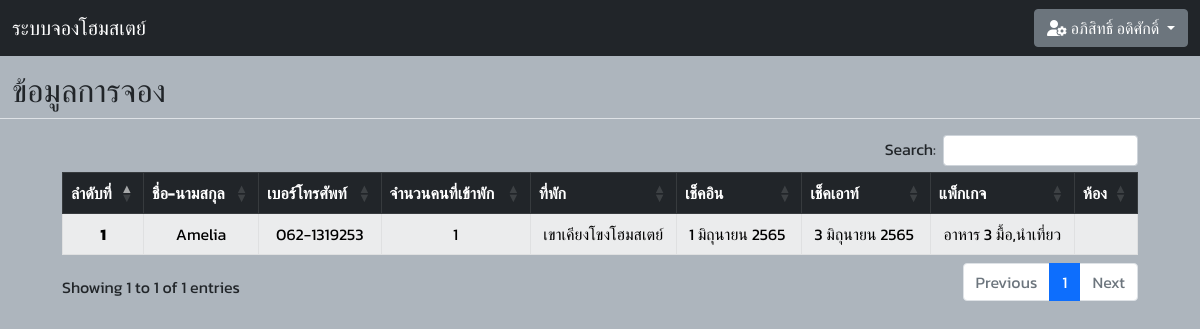
The app's page / (signed in) with its own data.
### tables this page shows
CREATE TABLE `tb_booking` (
  `b_id` int(10) NOT NULL COMMENT 'ไอดีผู้จอง',
  `status` enum('ชำระแล้ว','ยังไม่ชำระ','ยกเลิก') NOT NULL DEFAULT 'ยังไม่ชำระ' COMMENT 'สถานะ',
  `note` varchar(200) NOT NULL COMMENT 'หมายเหตุ',
  `name` varchar(50) NOT NULL COMMENT 'ชื่อ',
  `phone` text NOT NULL COMMENT 'เบอร์โทรศัพท์',
  `guest` int(30) NOT NULL COMMENT 'จำนวนคนที่เข้าพัก',
  `home` varchar(50) NOT NULL COMMENT 'ที่พัก',
  `checkin` date NOT NULL COMMENT 'เช็คอิน',
  `checkout` date NOT NULL COMMENT 'เช็คเอาท์',
  `package` varchar(50) DEFAULT NULL COMMENT 'แพ็กเกจ',
  `room` varchar(10) NOT NULL COMMENT 'ห้อง'
);

### connection/connect.php (called while the page is built, shortened)
<?php
$server = "localhost";
$username = "root";
$password = "";
$dbname =  "homestay";
$condb = mysqli_connect($server,$username,$password,$dbname);
$title = "ระบบจองโฮมสเตย์";
if ($_SESSION != NULL) {
  $sql_tb_admin = "SELECT * FROM tb_admin WHERE a_username = '".$_SESSION['a_username']."'";
  $query_tb_admin = mysqli_query($condb,$sql_tb_admin);
  $result_tb_admin = mysqli_fetch_array($query_tb_admin);
}
?>

### includes/date.php (called while the page is built, shortened)
<?php
function thai_date($bbb)
{
	$y3 = substr($bbb, 0, 4);
	$m2 = substr($bbb, 5, 2);
	$d2 = substr($bbb, 8, 2);
	$y4 = $y3 + "543";
	if ($m2 == "06") {
		$m2 = "มิถุนายน";
	}
	if ($d2 == "01") {
		$d2 = "1";
	}
	if ($d2 == "03") {
		$d2 = "3";
	}
	if ($bbb == "") {
		return "";
	} else {
		return $d2 . "&nbsp;" . $m2 . "&nbsp;" . $y4 . "&nbsp";
	}
}
?>

### index.php (the view, shortened to what this page needs)
<?php
require_once('connection/connect.php');
include('includes/date.php');
$num = 1;
$sql = "SELECT * FROM tb_booking WHERE home =  '" . $_SESSION["a_home"] . "'  ";
$query = mysqli_query($condb, $sql);
?>
<!DOCTYPE html>
<html lang="en">
<head>
  <link rel="stylesheet" href="assets/css/bootstrap.min.css">
  <link rel="stylesheet" href="https://cdn.datatables.net/1.12.0/css/dataTables.bootstrap5.min.css">
</head>
<body class="default">
  <?php include('includes/navbar.php'); ?>
  <div class="container-fluid">
    <div class="row justify-content-md-center">
      <h1 class="h2 d-flex justify-content-between flex-wrap flex-md-nowrap align-items-center pt-3 pb-2 mb-3 border-bottom">ข้อมูลการจอง</h1>
      <div class="col-md-11">
        <table id="example" class="table table-bordered table-hover table-striped">
          <thead class="thead">
            <tr class="table-dark tr" align="center">
              <th scope="col">ลำดับที่</th>
              <th scope="col">ชื่อ-นามสกุล</th>
              <th scope="col">เบอร์โทรศัพท์</th>
              <th scope="col">จำนวนคนที่เข้าพัก</th>
              <th scope="col">ที่พัก</th>
              <th scope="col">เช็คอิน</th>
              <th scope="col">เช็คเอาท์</th>
              <th scope="col">แพ็กเกจ</th>
              <th scope="col">ห้อง</th>
            </tr>
          </thead>
          <tbody class="tbody">
            <?php
            while ($result = mysqli_fetch_array($query)) {
            ?>
              <tr class="table-light tr" align="center">
                <th class="th" scope="row"><?php echo $num++; ?></th>
                <td class="td"><?php echo $result['name']; ?></td>
                <td class="td"><?php echo $result['phone']; ?></td>
                <td class="td"><?php echo $result['guest']; ?></td>
                <td class="td"><?php echo $result['home']; ?></td>
                <td class="td"><?php echo thai_date($result['checkin']); ?></td>
                <td class="td"><?php echo thai_date($result['checkout']);  ?></td>
                <td class="td"><?php echo $result['package']; ?></td>
                <td class="td"><?php echo $result['room']; ?></td>
              </tr>
            <?php
            }
            ?>
          </tbody>
        </table>
      </div>
    </div>
  </div>
</body>
</html>

### includes/navbar.php (shortened to what this page needs)
<link rel="stylesheet" href="https://cdnjs.cloudflare.com/ajax/libs/font-awesome/6.1.1/css/all.min.css" />
<link rel="stylesheet" href="assets/css/bootstrap.min.css">
<nav class="navbar navbar-expand-lg navbar-dark bg-dark ">
  <div class="container-fluid">
    <a class="navbar-brand"><?php echo $title; ?></a>
    <div class="collapse navbar-collapse" id="navbarSupportedContent">
      <div class="d-flex">
        <?php
        if ($_SESSION == NULL) {
        ?>
        <?php
        } else {
        ?>
          <div class="btn-group">
            <button type="button" class="btn btn-secondary dropdown-toggle" data-bs-toggle="dropdown" data-bs-display="static" aria-expanded="false"><?php echo "<i class='fa-solid fa-user-gear'></i> " . $result_tb_admin[3] . ' ' . $result_tb_admin[4] . ' '; ?></button>
          </div>
        <?php
        }
        ?>
      </div>
    </div>
  </div>
</nav>

### records on screen
tb_booking: name "Amelia", phone "062-1319253", guest "1", home "เขาเคียงโขงโฮมสเตย์", checkin "1 มิถุนายน 2565", checkout "3 มิถุนายน 2565", package "อาหาร 3 มื้อ,นำเที่ยว"

### other values on screen
$title "ระบบจองโฮมสเตย์"
$result_tb_admin[3] "อภิสิทธิ์"
$result_tb_admin[4] "อดิศักดิ์"
